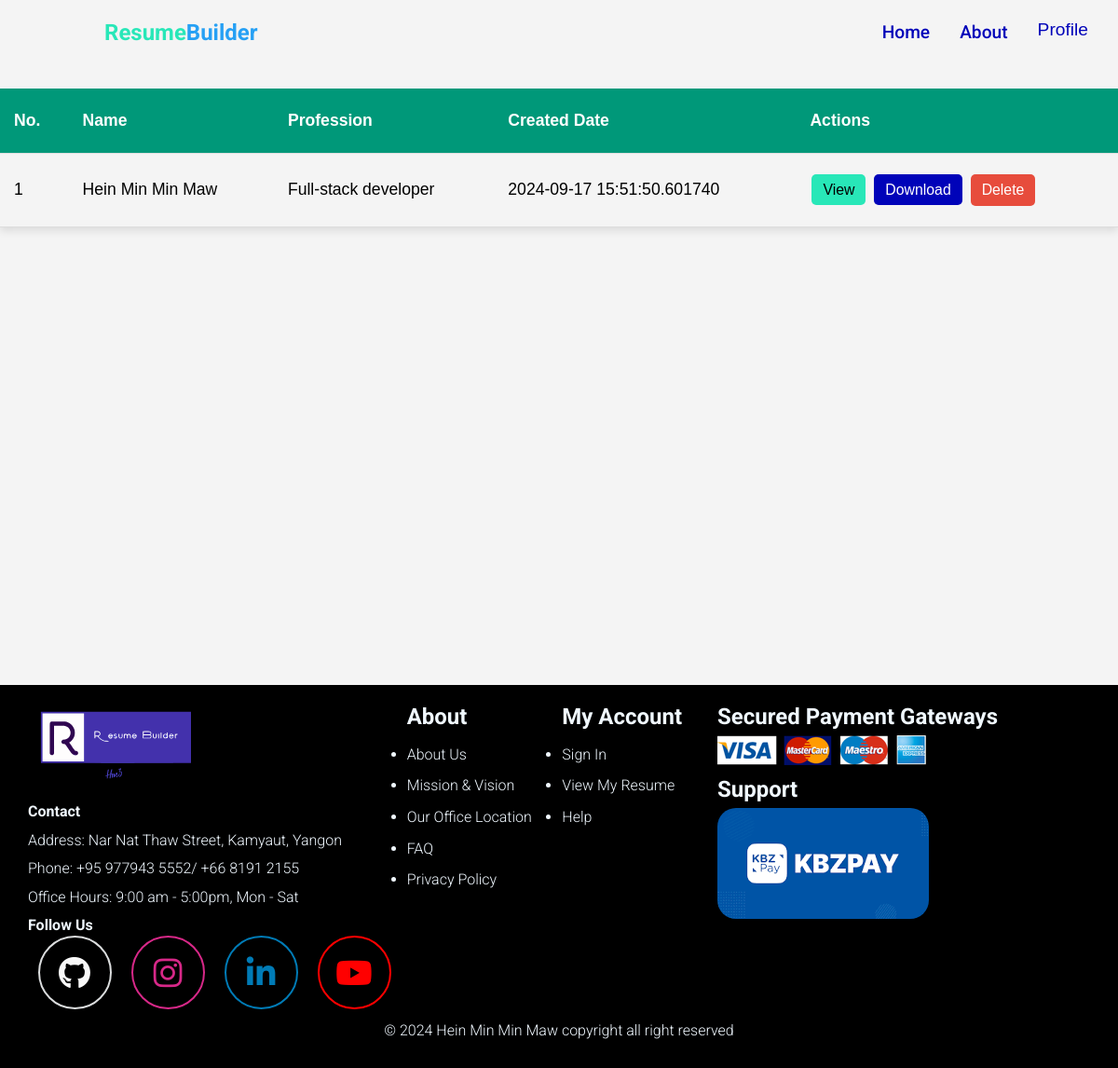
Page /resumes/7620eb90-4144-43e9-b2f9-9f7fd935db7d (signed in) on the committed database.
### tables.py (models this page shows)
class Resume(Base):
    __tablename__ = "resume"
    id: Mapped[str] = mapped_column(primary_key=True)
    template_id: Mapped[int] = mapped_column(ForeignKey("template.id"))
    address_id: Mapped[int] = mapped_column(ForeignKey("address.id"))
    is_headshot: Mapped[bool] = mapped_column(Boolean)
    user_id: Mapped[int] = mapped_column(ForeignKey("users.id"))
    username: Mapped[str] = mapped_column(String(40), nullable=False)
    profession: Mapped[str] = mapped_column(String(40), nullable=False)
    image_file_path: Mapped[str] = mapped_column(String(150), nullable=True)
    phone: Mapped[str] = mapped_column(String(40), nullable=False)
    email: Mapped[str] = mapped_column(String(40), nullable=False)
    summary: Mapped[str] = mapped_column(Text, nullable=False)
    template_theme: Mapped[str] = mapped_column(String(50), nullable=False)
    address: Mapped["Address"] = relationship(back_populates="resumes")
    created_at: Mapped[datetime] = mapped_column(DateTime, default=datetime.utcnow)
    social_media: Mapped[List[SocialMedia]] = relationship(
        back_populates="resume", cascade="all, delete-orphan"
    )
    languages: Mapped[List[Language]] = relationship(
        back_populates="resume", cascade="all, delete-orphan"
    )
    work_experiences: Mapped[List[WorkExperience]] = relationship(
        back_populates="resume", cascade="all, delete-orphan"
    )
    educations: Mapped[List[Education]] = relationship(
        back_populates="resume", cascade="all, delete-orphan"
    )
    skills: Mapped[List[Skill]] = relationship(
        back_populates="resume", cascade="all, delete-orphan"
    )
    template: Mapped["Template"] = relationship("Template", back_populates="resumes")
    user: Mapped["User"] = relationship(back_populates="resumes")

### app.py (the view)
@app.route("/resumes/<user_id>", methods=["GET"])
def render_user_resumes(user_id: str):
    try:
        with get_session() as db_session:
            user: User = (
                db_session.query(User)
                .filter_by(id=user_id)
                .options(joinedload(User.resumes))
                .one()
            )
            resumes = user.resumes
            return render_template("my-resumes.html", resumes=resumes)
    except NoResultFound:
        return jsonify({"error": "User not found"}), 404
    except Exception as e:
        return jsonify({"error": str(e)}), 500

### app.py (called while the page is built)
@login_manager.user_loader
def load_user(user_id):
    return User.query.get(user_id)

@app.context_processor
def inject_user():
    return dict(user=current_user)

### db.py (called while the page is built)
@contextmanager
def get_session(scope_func=None):
    session = scoped_session(Session, scopefunc=scope_func)
    try:
        yield session
        session.commit()
    except Exception:
        session.rollback()
        raise
    finally:
        session.remove()

### templates/my-resumes.html (shortened to what this page needs)
{% extends 'base.html' %}
{% block title %}
<link rel="stylesheet" href="{{ url_for('static', filename='css/navbar.css')}}">
<link rel="stylesheet" href="{{ url_for('static', filename='css/my-resumes.css')}}">
{% endblock %}
{% block body %}
{% include 'components/navbar.html' %}
<section id="resumes-section">
    <table id="my-resumes-tbl">
        <thead>
            <tr>
                <th>No.</th>
                <th>Name</th>
                <th>Profession</th>
                <th>Created Date</th>
                <th>Actions</th>
            </tr>
        </thead>
        <tbody>
            {% if resumes %}
            {% for resume in resumes %}
            <tr id="resume-{{resume.id}}">
                <td>{{ loop.index }}</td>
                <td>{{ resume.username }}</td>
                <td>{{ resume.profession }}</td>
                <td>{{ resume.created_at }}</td>
                <td>
                    <a href="/resumes/view/{{resume.id}}" class="btn preview">View</a>
                    <a href="/resumes/view/{{ resume.id }}?download=true" class="btn download">Download</a>
                    <button class="btn delete" onclick="deleteResume('{{ resume.id }}')">Delete</button>
                </td>
            </tr>
            {% endfor %}
            {% else %}
            <tr style="text-align: center;">
                <td colspan="5">You haven't created any resume yet.</td>
            </tr>
            {% endif %}
        </tbody>
    </table>
</section>
{% include 'components/footer.html' %}
{% endblock %}

### static/css/main.css (style rules this page uses)
:root { --primary-color: #0003b9; --secondary-color: #28e7b8; --highlight-color: #26a0f4; --danger-color: #ff4d4d; --warn-color: rgb(230, 103, 0); --input-width: 330px; --template-bg-color: #ffffff; --motion-ease: cubic-bezier(0.68, -0.6, 0.32, 1.6); --motion-duration: 0.3s; --alert-box-duration: 3.5s; }
* { margin: 0; padding: 0; box-sizing: border-box; }
body { font-family: "Roboto", Arial, sans-serif; font-weight: 300; font-style: normal; background-color: #f4f4f4; line-height: 1.6; }
button { cursor: pointer; }

### static/css/my-resumes.css (style rules this page uses)
#resumes-section { height: 80dvh; width: 100%; }
#my-resumes-tbl { width: 100%; border-collapse: collapse; margin: 25px 0; font-size: 1.1em; font-family: 'Arial', sans-serif; min-width: 600px; box-shadow: 0 4px 8px rgba(0, 0, 0, 0.1); }
#my-resumes-tbl thead tr { background-color: #009879; color: #ffffff; text-align: left; font-weight: bold; }
#my-resumes-tbl th, #my-resumes-tbl td { padding: 20px 15px; border-bottom: 1px solid #dddddd; }
#my-resumes-tbl tbody tr { border-bottom: 1px solid #dddddd; }
#my-resumes-tbl td .btn { background-color: #009879; border: none; color: white; padding: 8px 12px; margin: 2px; cursor: pointer; font-size: 0.9em; border-radius: 5px; text-decoration: none; transition: background-color 0.3s ease; }
#my-resumes-tbl td .btn.delete { background-color: #e74c3c; }
#my-resumes-tbl td .btn.preview { background-color: var(--secondary-color); color: black; }
#my-resumes-tbl td .btn.download { background-color: var(--primary-color); }

### rows in the picture
Resume: username "Hein Min Min Maw", profession "Full-stack developer", created_at "2024-09-17 15:51:50.601740"
